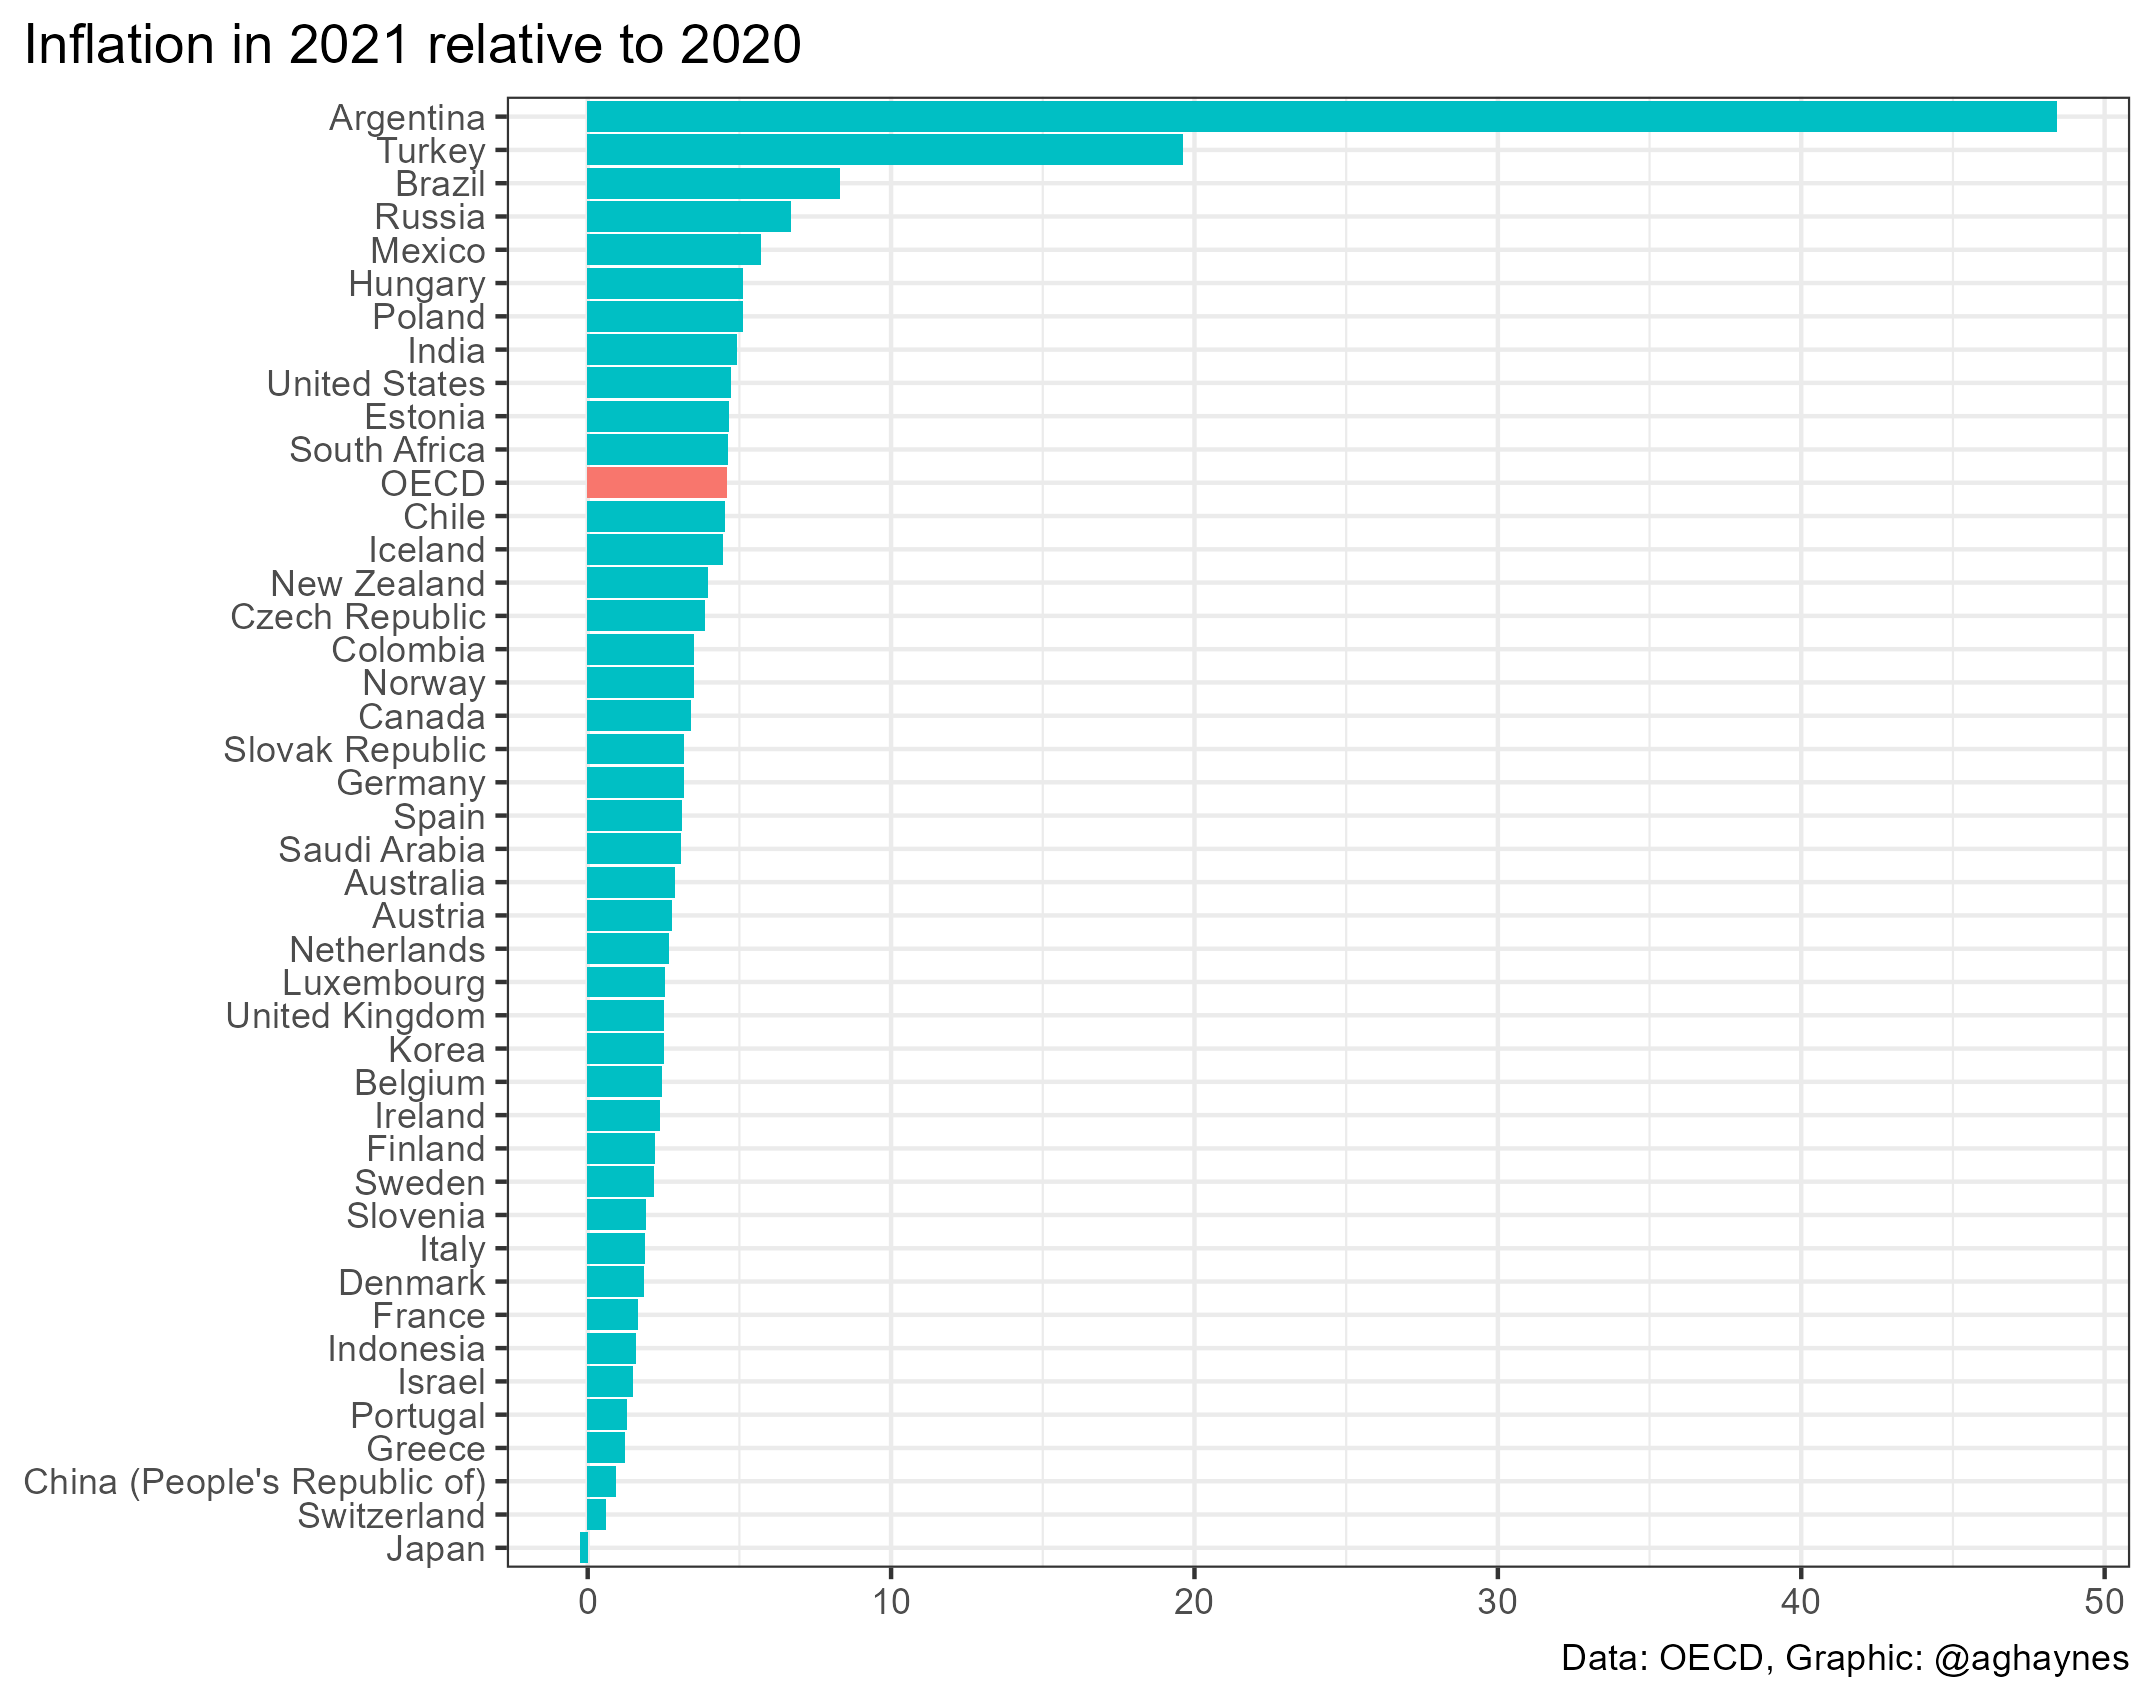

Here is the R script that generated this plot:


d <- readr::read_csv("OECDInflation.csv")

library(tidyverse)
library(geofacet)

d1 <- d %>%
  filter(Frequency == "Annual") %>%
  filter(Time == 2021) %>% #View()
  filter(MEASURE == "GY")
d2 <- d1 %>%
  group_by(Time) %>%
  summarise(Value = mean(Value, na.rm = TRUE)) %>%
  mutate(Country = "OECD")

d3 <- bind_rows(d1, d2) %>% #View()
  mutate(Country = fct_reorder(Country, Value),
         # name = Country,
         name = fct_rev(Country),
         col = ifelse(Country == "OECD", "orange", "yellow"))

d3 %>%
  # ggplot(aes(y = Value, x = Time, fill = col)) +
  ggplot(aes(y = Country, x = Value, fill = col)) +
  geom_bar(stat = "identity") +
  # geom_point() +
  # geom_line(aes(group = Country)) +
  theme_bw() +
  # facet_geo(~ name, grid = "world_countries_grid1") +
  # facet_wrap(~ Country) +
  labs(title = "Inflation in 2021 relative to 2020",
       caption = "Data: OECD, Graphic: @aghaynes") +
  guides(fill = guide_none()) +
  theme(axis.title = element_blank(),
        plot.title.position = "plot")

ggsave("18_OECD.png")
